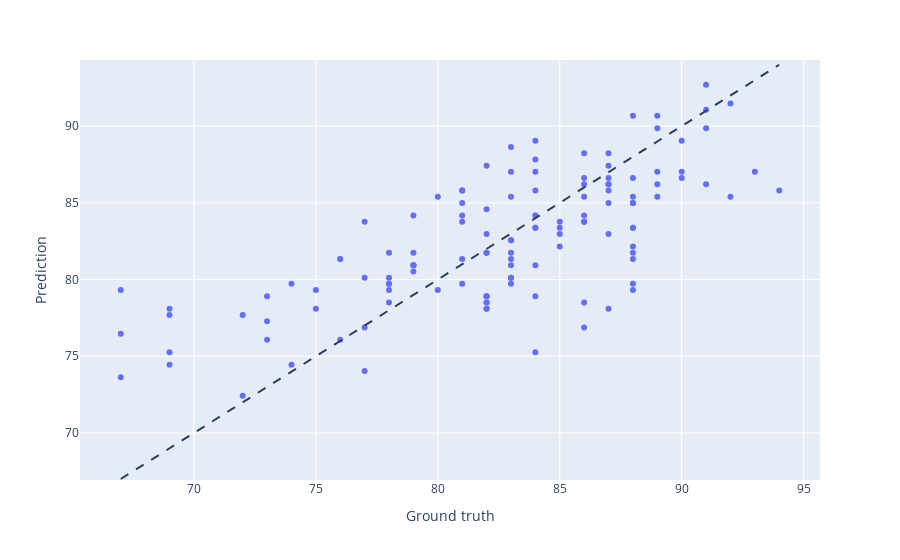

The code cell stored with this chart in its notebook:
### Markdown cell above
#### <a href='#Table of Contents'>[Move to the Table of Contents]</a>
<a id='Prediction with linear regression'></a>
### 4) Prediction with linear regression
#### (1) Predicted output vs. Actual output

### Code cell
# Simple actual vs predicted plot

X = df['Ball Possession %'].values.reshape(-1, 1)
y = df['Pass Accuracy %']

# Condition the model on Ball Possession, predict the Pass Accuracy
model = LinearRegression()
model.fit(X, y)
y_pred = model.predict(X)

fig = px.scatter(x=y, y=y_pred, labels={'x': 'Ground truth', 'y': 'Prediction'})
fig.add_shape(
    type="line", line=dict(dash='dash'),
    x0=y.min(), y0=y.min(),
    x1=y.max(), y1=y.max()
    )
fig.show()

### Figure 1 — Plotly figure (JSON) as saved in the notebook; plotly's stock layout.template omitted (floating-point values rounded to 4 significant figures)
{"data": [{"hovertemplate": "Ground truth=%{x}<br>Prediction=%{y}<extra></extra>", "legendgroup": "", "marker": {"color": "#636efa", "symbol": "circle"}, "mode": "markers", "name": "", "orientation": "v", "showlegend": false, "type": "scatter", "x": [78, 86, 78, 86, 86, 86, 87, 93, 87, 85, 92, 67, 85, 82, 84, 84, 83, 83, 88, 82, 88, 83, 84, 79, 89, 82, 82, 91, 82, 87, 88, 81, 76, 81, 76, 77, 88, 86, 69, 89, 88, 85, 77, 81, 81, 80, 90, 73, 84, 75, 78, 87, 84, 82, 82, 89, 91, 77, 94, 88, 84, 79, 79, 82, 88, 83, 90, 82, 91, 84, 69, 89, 72, 87, 86, 81, 76, 84, 73, 87, 74, 88, 83, 67, 78, 88, 87, 82, 86, 83, 78, 83, 77, 87, 88, 88, 84, 86, 69, 84, 91, 72, 81, 79, 83, 85, 87, 83, 73, 84, 78, 82, 67, 81, 89, 83, 74, 80, 69, 82, 86, 90, 79, 79, 88, 92, 75, 83], "xaxis": "x", "y": [78.5, 86.61, 79.72, 85.4, 88.24, 76.88, 78.1, 87.02, 82.96, 82.15, 91.48, 73.64, 83.37, 81.75, 84.18, 80.94, 82.56, 82.56, 86.61, 78.5, 83.37, 81.75, 83.37, 81.75, 87.02, 78.1, 78.91, 86.21, 78.91, 86.21, 85.4, 79.72, 81.34, 83.77, 81.34, 83.77, 81.34, 83.77, 74.45, 90.67, 82.15, 82.96, 80.12, 84.99, 85.8, 79.31, 89.05, 76.07, 85.8, 79.31, 79.31, 85.8, 83.37, 81.75, 78.91, 86.21, 91.08, 74.04, 85.8, 79.31, 84.18, 80.94, 80.53, 84.59, 84.99, 80.12, 87.02, 78.1, 89.86, 75.26, 75.26, 89.86, 77.69, 87.42, 83.77, 81.34, 76.07, 89.05, 78.91, 86.21, 74.45, 90.67, 88.64, 76.47, 80.12, 84.99, 86.61, 78.5, 84.18, 80.94, 79.72, 85.4, 76.88, 88.24, 81.75, 83.37, 78.91, 86.21, 78.1, 87.02, 92.7, 72.42, 84.18, 80.94, 81.34, 83.77, 84.99, 80.12, 77.29, 87.83, 81.75, 82.96, 79.31, 85.8, 85.4, 79.72, 79.72, 85.4, 77.69, 87.42, 78.5, 86.61, 84.18, 80.94, 79.72, 85.4, 78.1, 87.02], "yaxis": "y"}], "layout": {"legend": {"tracegroupgap": 0}, "margin": {"t": 60}, "shapes": [{"line": {"dash": "dash"}, "type": "line", "x0": 67, "x1": 94, "y0": 67, "y1": 94}], "xaxis": {"anchor": "y", "domain": [0, 1], "title": {"text": "Ground truth"}}, "yaxis": {"anchor": "x", "domain": [0, 1], "title": {"text": "Prediction"}}}}
